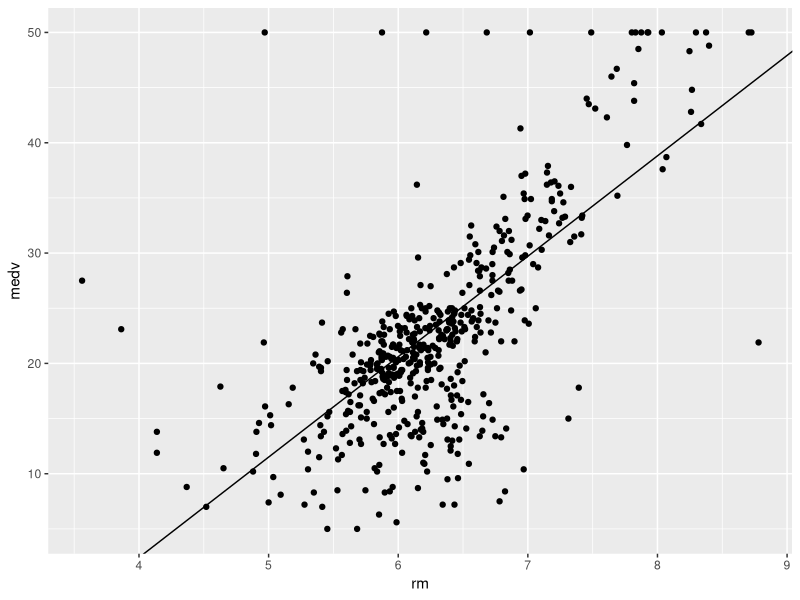
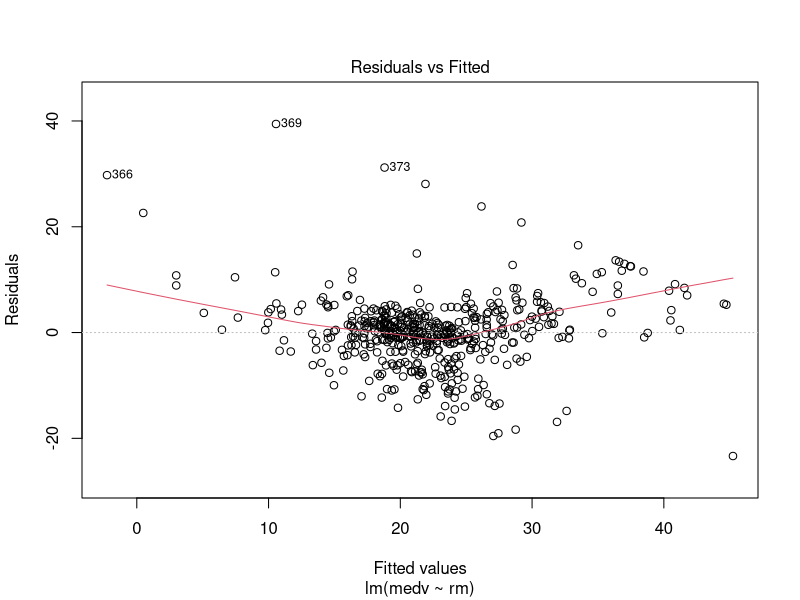
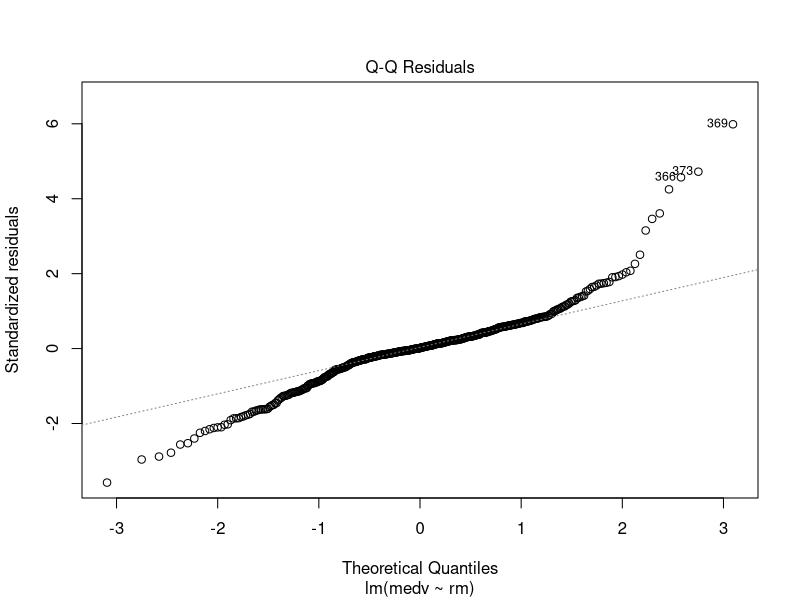
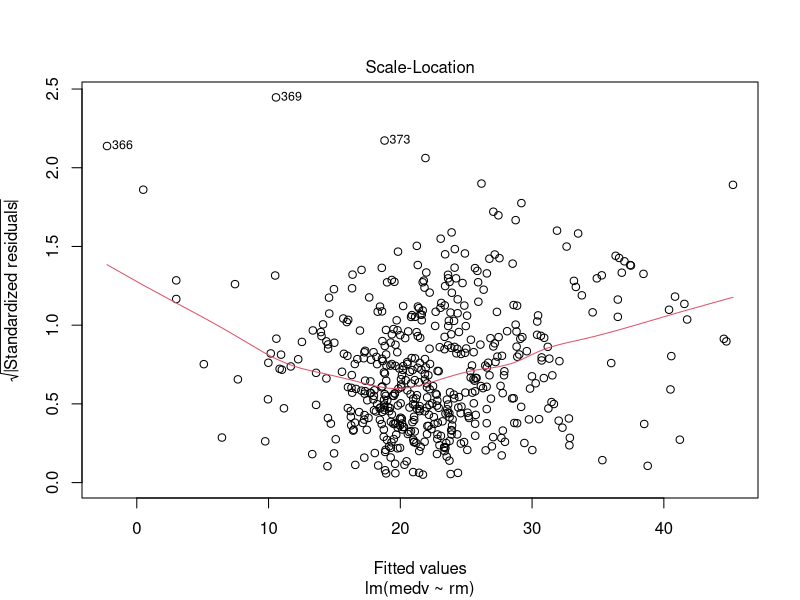
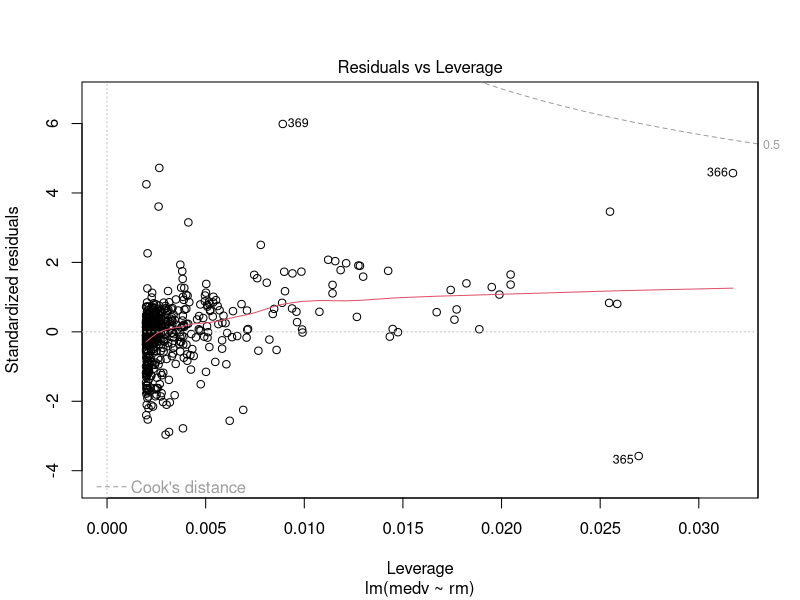

Write the R code that produced these figures, in order.
## ---- chunk 1
library(tidyverse) # manipulacao de data.frame
library(MASS) # dados Boston
library(broom)
## ---- chunk 2
glimpse(Boston)
## ---- chunk 3
# Descrição das variáveis
help(Boston)
## ---- chunk 4
mod_simples <- lm(medv ~ rm, data = Boston)
## ---- chunk 5
summary(mod_simples)
## ---- chunk 6
augment(mod_simples)
## ---- chunk 7
reta <- function(rm) -34.671 + 9.102*rm

augment(mod_simples) %>%
  ggplot(aes(x = rm)) +
  geom_point(aes(y = medv)) +
  geom_abline(intercept = -34, slope = 9.102)
  # geom_point(aes(y = .fitted), colour = "purple") +
  # geom_function(fun = reta, colour = "red")

## ---- chunk 8

## ---- chunk 9
plot(mod_simples)
## ---- chunk 10

